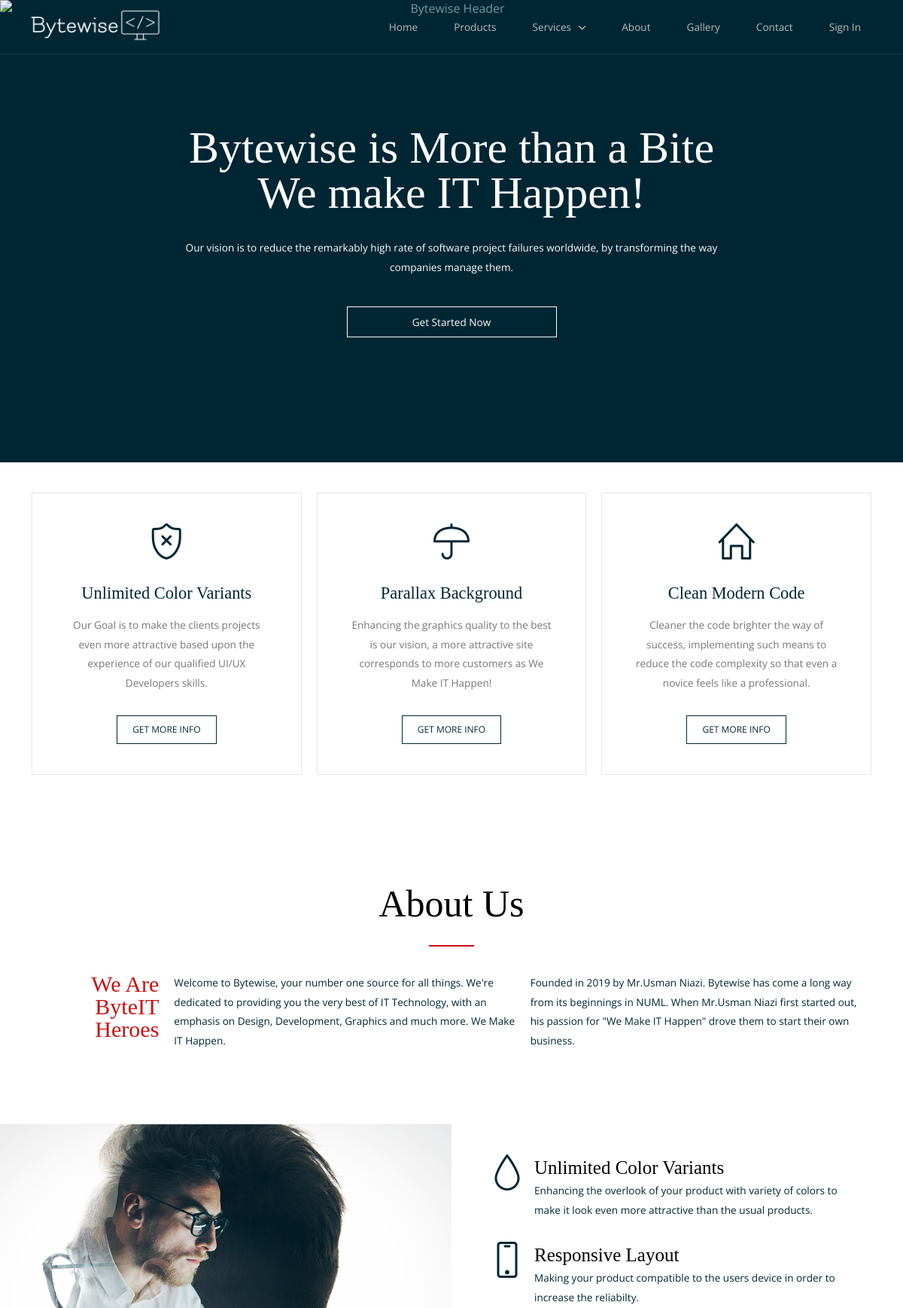
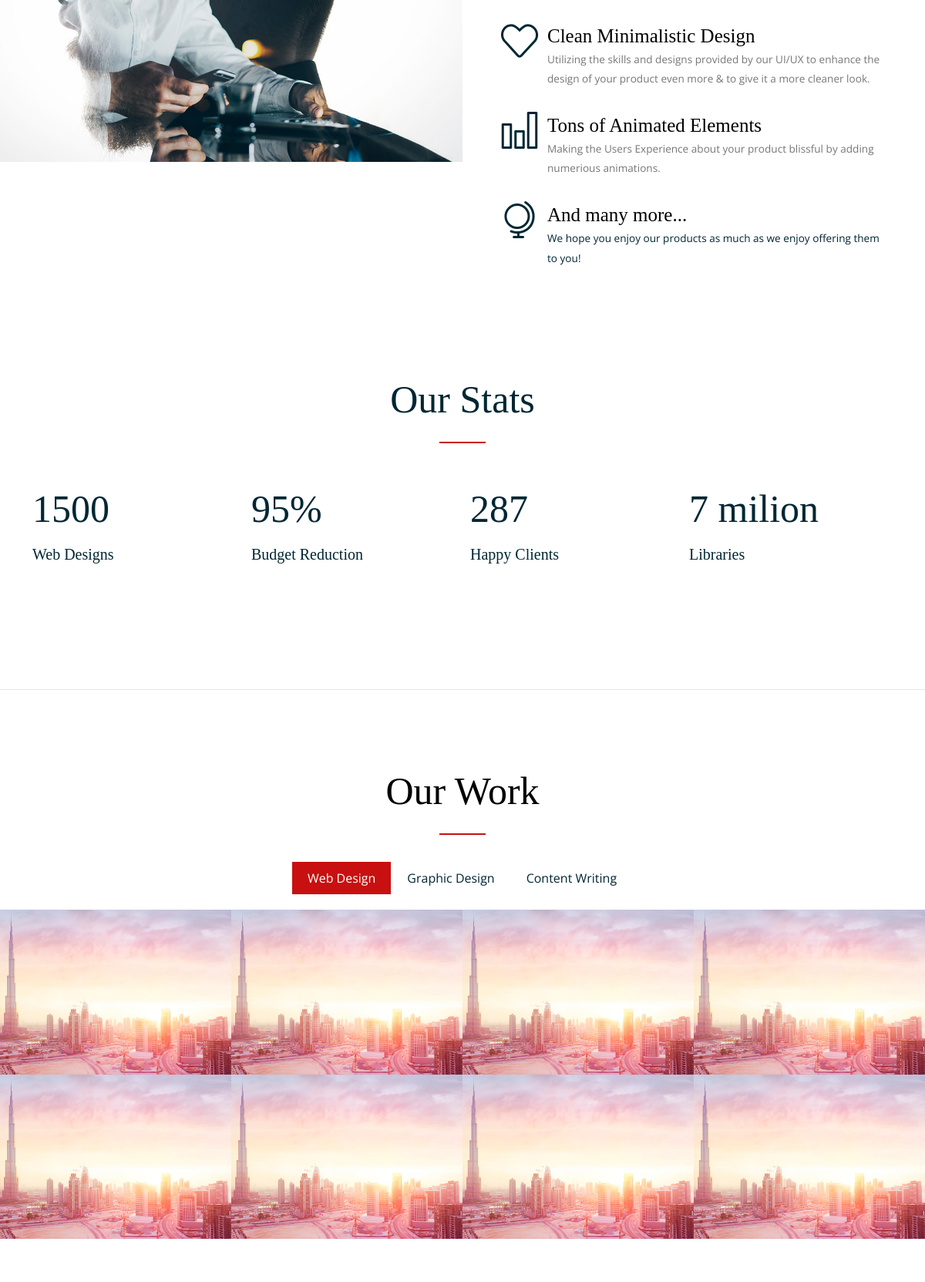
The page / (upper part) on the database its author committed (2 pictures, top to bottom).
### tables this page shows
CREATE TABLE `main` (
  `ID` int(18) NOT NULL,
  `Vision` text NOT NULL,
  `Color_Variants` text NOT NULL,
  `Parallex_Background` text NOT NULL,
  `Clean_Code` text NOT NULL,
  `About2` text NOT NULL,
  `Unlimited_Variant` text NOT NULL,
  `Responsive_Layout` text NOT NULL,
  `Clean_Design` text NOT NULL,
  `Animated_Elements` text NOT NULL,
  `Many_More` text NOT NULL,
  `About` varchar(1050) NOT NULL
);

### index.php (the view, shortened to what this page needs)
<?php
include("Header.php");
?>
    <?php
             $sql="SELECT * FROM main";
             $result=$conn->query($sql);
             while($row=$result->fetch_assoc())
                    {
                        $Vision=$row['Vision'];
                        $Color_Variants=$row['Color_Variants'];
                        $Parallex_Background=$row['Parallex_Background'];
                        $Clean_Code=$row['Clean_Code'];
                        $About_Paragraph1=$row['About'];
                        $About_Paragraph2=$row['About2'];
                        $Unlimited_Variant=$row['Unlimited_Variant'];
                        $Responsive_Layout=$row['Responsive_Layout'];
                        $Clean_Design=$row['Clean_Design'];
                        $Animated_Elements=$row['Animated_Elements'];
                        $Many_More=$row['Many_More'];
                    }
    ?>
<main role="main">
      <header>
        <div class="carousel-default owl-carousel carousel-main carousel-nav-white background-dark text-center">
          <div class="item">
            <div class="s-12">
              <img src="img/B_Header.jpg" alt="Bytewise Header" style="height:614px;">
              <div class="carousel-content">
                <div class="content-center-vertical line">
                  <div class="margin-top-bottom-80">
                    <h1 class="text-white margin-bottom-30 text-size-60 text-m-size-30 text-line-height-1">Bytewise is More than a Bite<br> We make IT Happen!</h1>
                    <div class="s-12 m-10 l-8 center"><p class="text-white text-size-14 margin-bottom-40"><?php echo $Vision; ?></p></div>
                    <div class="line">
                      <div class="s-12 m-12 l-3 center">
                        <a class="button button-white-stroke s-12" href="/">Get Started Now</a>
                      </div>
                    </div>
                  </div>
                </div>
              </div>
            </div>
          </div>
        </div>
      </header>
      <section class="section-small-padding background-white text-center">
        <div class="line">
          <div class="margin">
            <div class="s-12 m-12 l-4 margin-m-bottom">
              <div class="padding-2x block-bordered">
                <i class="icon-sli-shield icon3x text-dark center margin-bottom-30"></i>
                <h2 class="text-thin">Unlimited Color Variants</h2>
                <p class="margin-bottom-30"><?php echo $Color_Variants; ?></p>
                <a class="button button-dark-stroke text-size-12" href="/">GET MORE INFO</a>
              </div>
            </div>
            <div class="s-12 m-12 l-4 margin-m-bottom">
              <div class="padding-2x block-bordered">
                <i class="icon-sli-umbrella icon3x text-dark center margin-bottom-30"></i>
                <h2 class="text-thin">Parallax Background</h2>
                <p class="margin-bottom-30"><?php echo $Parallex_Background; ?></p>
                <a class="button button-dark-stroke text-size-12" href="/">GET MORE INFO</a>
              </div>
            </div>
            <div class="s-12 m-12 l-4 margin-m-bottom">
              <div class="padding-2x block-bordered">
                <i class="icon-sli-home icon3x text-dark center margin-bottom-30"></i>
                <h2 class="text-thin">Clean Modern Code</h2>
                <p class="margin-bottom-30"><?php echo $Clean_Code; ?></p>
                <a class="button button-dark-stroke text-size-12" href="/">GET MORE INFO</a>
              </div>
            </div>
          </div>
        </div>
      </section>
      <section class="section">
        <div class="line">
          <h2 class="text-size-50  text-m-size-40 text-center">About Us</h2>
          <hr class="break-small background-primary break-center">
        </div>
        <div class="line">
          <div class="margin">
            <div class="s-12 m-12 l-2">
              <p class="h1 text-size-30 margin-m-bottom-30 text-primary text-line-height-1 text-right">We Are<br> ByteIT Heroes</p>
            </div>
            <div class="s-12 m-12 l-5">
              <p class="text-size-14 margin-m-bottom-30 text-dark"><?php echo $About_Paragraph1; ?></p>
            </div>
            <div class="s-12 m-12 l-5">
              <p class="text-size-14 text-dark"><?php echo $About_Paragraph2; ?></p>
            </div>
          </div>
        </div>
      </section>
      <section class="full-width">
        <div class="s-12 m-12 l-6">
          <img src="img/img-12.jpg" alt="">
        </div>
        <div class="s-12 m-12 l-6">
          <div class="padding-2x">
            <div class="line">
              <div class="float-left">
                <i class="icon-sli-drop icon3x text-dark"></i>
              </div>
              <div class="margin-left-60 margin-bottom-30">
                <h3 class="text-size-25 margin-bottom-0">Unlimited Color Variants</h3>
                <p class="text-dark"><?php echo $Unlimited_Variant; ?></p>
              </div>
            </div>
            <div class="line">
              <div class="float-left">
                <i class="icon-sli-screen-smartphone icon3x text-dark"></i>
              </div>
              <div class="margin-left-60 margin-bottom-30">
                <h3 class="text-size-25 margin-bottom-0">Responsive Layout</h3>
                <p class="text-dark"><?php echo $Responsive_Layout; ?></p>
              </div>
            </div>
            <div class="line">
              <div class="float-left">
                <i class="icon-sli-heart icon3x text-dark"></i>
              </div>
              <div class="margin-left-60 margin-bottom-30">
                <h3 class="text-size-25 margin-bottom-0">Clean Minimalistic Design</h3>
                <p><?php echo $Clean_Design; ?></p>
              </div>
            </div>
            <div class="line">
              <div class="float-left">
                <i class="icon-sli-chart icon3x text-dark"></i>
              </div>
              <div class="margin-left-60 margin-bottom-30">
                <h3 class="text-size-25 margin-bottom-0">Tons of Animated Elements</h3>
                <p><?php echo $Animated_Elements; ?></p>
              </div>
            </div>
            <div class="line">
              <div class="float-left">
                <i class="icon-sli-globe-alt icon3x text-dark"></i>
              </div>
              <div class="margin-left-60">
                <h3 class="text-size-25 margin-bottom-0">And many more...</h3>
                <p class="text-dark"><?php echo $Many_More; ?></p>
              </div>
            </div>
          </div>
        </div>
      </section>
      <section class="section background-white" >
        <div class="line">
          <h2 class="text-size-50  text-m-size-40 text-center">Our Stats</h2>
          <hr class="break-small background-primary break-center">
          <div class="margin margin-top-bottom-50">
            <div class="s-12 m-12 l-3">
              <div class="block">
                <div class="count-to">
                  <span class="timer h1 text-size-50  text-m-size-40">1500</span>
                  <p class="h1 text-size-20 margin-top-10 text-dark text-thin">Web Designs</p>
                </div>
              </div>
            </div>
            <div class="s-12 m-12 l-3">
              <div class="block">
                <div class="count-to">
                  <span class="timer h1 text-size-50  text-m-size-40">95%</span>
                  <p class="h1 text-size-20 margin-top-10 text-dark text-thin">Budget Reduction</p>
                </div>
              </div>
            </div>
            <div class="s-12 m-12 l-3">
              <div class="block">
                <div class="count-to">
                  <span class="timer h1 text-size-50  text-m-size-40">287</span>
                  <p class="h1 text-size-20 margin-top-10 text-dark text-thin">Happy Clients</p>
                </div>
              </div>
            </div>
            <div class="s-12 m-12 l-3">
              <div class="block">
                <div class="count-to">
                  <span class="timer h1 text-size-50  text-m-size-40">7 milion</span>
                  <p class="h1 text-size-20 margin-top-10 text-dark text-thin">Libraries</p>
                </div>
              </div>
            </div>
          </div>
        </div>
      </section>
      <hr class="break margin-top-bottom-0">
      <section class="section-top-padding full-width">
        <h2 class="text-size-50  text-m-size-40 text-center">Our Work</h2>
        <hr class="break-small background-primary break-center">
        <div class="tabs background-primary-hightlight">
            <div class="tab-item tab-active">
              <a class="tab-label active-btn">Web Design</a>
              <div class="tab-content lightbox-gallery">
                <div class="s-12 m-6 l-3">
                  <a class="image-with-hover-overlay image-hover-zoom" href="img\Porfolio\portfolio-02.jpg">
                    <img src="img\Porfolio\portfolio-02.jpg" alt="" title="Portfolio Image 1" />
                  </a>
                </div>
                <div class="s-12 m-6 l-3">
                  <a class="image-with-hover-overlay image-hover-zoom" href="img\Porfolio\portfolio-02.jpg">
                    <img src="img\Porfolio\portfolio-02.jpg" alt="" title="Portfolio Image 2" />
                  </a>
                </div>
                <div class="s-12 m-6 l-3">
                  <a class="image-with-hover-overlay image-hover-zoom" href="img\Porfolio\portfolio-02.jpg">
                    <img src="img\Porfolio\portfolio-02.jpg" alt="" title="Portfolio Image 3" />
                  </a>
                </div>
                <div class="s-12 m-6 l-3">
                  <a class="image-with-hover-overlay image-hover-zoom" href="img/portfolio/portfolio-05.jpg">
                    <img src="img\Porfolio\portfolio-02.jpg" alt="" title="Portfolio Image 4" />
                  </a>
                </div>
                <div class="s-12 m-6 l-3">
                  <a class="image-with-hover-overlay image-hover-zoom" href="img\Porfolio\portfolio-02.jpg">
                    <img src="img\Porfolio\portfolio-02.jpg" alt="" title="Portfolio Image 5" />
                  </a>
                </div>
                <div class="s-12 m-6 l-3">
                  <a class="image-with-hover-overlay image-hover-zoom" href="img/portfolio/portfolio-11.jpg">
                    <img src="img\Porfolio\portfolio-02.jpg" alt="" title="Portfolio Image 6" />
                  </a>
                </div>
                <div class="s-12 m-6 l-3">
                  <a class="image-with-hover-overlay image-hover-zoom" href="img/portfolio/portfolio-12.jpg">
                    <img src="img\Porfolio\portfolio-02.jpg" alt="" title="Portfolio Image 7" />
                  </a>
                </div>
                <div class="s-12 m-6 l-3">
                  <a class="image-with-hover-overlay image-hover-zoom" href="img\Porfolio\portfolio-02.jpg">
                    <img src="img\Porfolio\portfolio-02.jpg" alt="" title="Portfolio Image 8" />
                  </a>
                </div>
              </div>
            </div>
            <div class="tab-item">
              <a class="tab-label">Graphic Design</a>
            </div>
            <div class="tab-item">
              <a class="tab-label">Content Writing</a>
            </div>
         </div>
      </section>
      <section class="section background-white text-center">
      </section>
    </main>
<?php
include("Footer.php");
?>

### css/components.css (style rules this page uses)
.tab-item { background: none repeat scroll 0 0 #fff; display: none; padding: 1.25rem 0; }
.tab-item.tab-active { display: block; }
.tab-nav > .tab-label { float:left; }
a.tab-label, a.tab-label:link, a.tab-label:visited, a.tab-label:hover { background: none repeat scroll 0 0 #262626; color: #fff; margin-right: 1px; padding: 0.625rem 1.25rem; transition: background 0.20s linear 0s; -o-transition: background 0.20s linear 0s; -ms-transition: background 0.20s linear 0s; -moz-transition: background 0.20s linear 0s; -webkit-transition: background 0.20s linear 0s; }
a.tab-label:hover,a.tab-label.active-btn { background: none repeat scroll 0 0 #999; }
.tab-label.active-btn { cursor: default; }
.tab-content { text-align: left; }
.button,a.button,a.button:link,a.button:active,a.button:visited { background: #777 none repeat scroll 0 0; border: 0; color: #fff; cursor: pointer; display: inline-block; font-size: 0.85rem; padding: 0.825rem 1rem; text-align: center; transition: all 0.20s linear 0s; -o-transition: all 0.20s linear 0s; -ms-transition: all 0.20s linear 0s; -moz-transition: all 0.20s linear 0s; -webkit-transition: all 0.20s linear 0s; }

### rows shown on the page
main: Vision "Our vision is to reduce the remarkably high rate of software project failures worldwide, by transforming the way companies manage them.", Color_Variants "Our Goal is to make the clients projects even more attractive based upon the experience of our qualified UI/UX Developers skills.", Parallex_Background "Enhancing the graphics quality to the best is our vision, a more attractive site corresponds to more customers as We Make IT Happen!", Clean_Code "Cleaner the code brighter the way of success, implementing such means to reduce the code complexity so that even a novice feels like a professional.", About "Welcome to Bytewise, your number one source for all things. We're dedicated to providing you the very best of IT Technology, with an emphasis on Design, Development, Graphics and much more. We Make IT Happen.", About2 "Founded in 2019 by Mr.Usman Niazi. Bytewise has come a long way from its beginnings in NUML. When Mr.Usman Niazi first started out, his passion for \"We Make IT Happen\" drove them to start their own business.", Unlimited_Variant "Enhancing the overlook of your product with variety of colors to make it look even more attractive than the usual products.", Responsive_Layout "Making your product compatible to the users device in order to increase the reliabilty.", Clean_Design "Utilizing the skills and designs provided by our UI/UX to enhance the design of your product even more & to give it a more cleaner look.", Animated_Elements "Making the Users Experience about your product blissful by adding numerious animations.", Many_More "We hope you enjoy our products as much as we enjoy offering them to you!"
